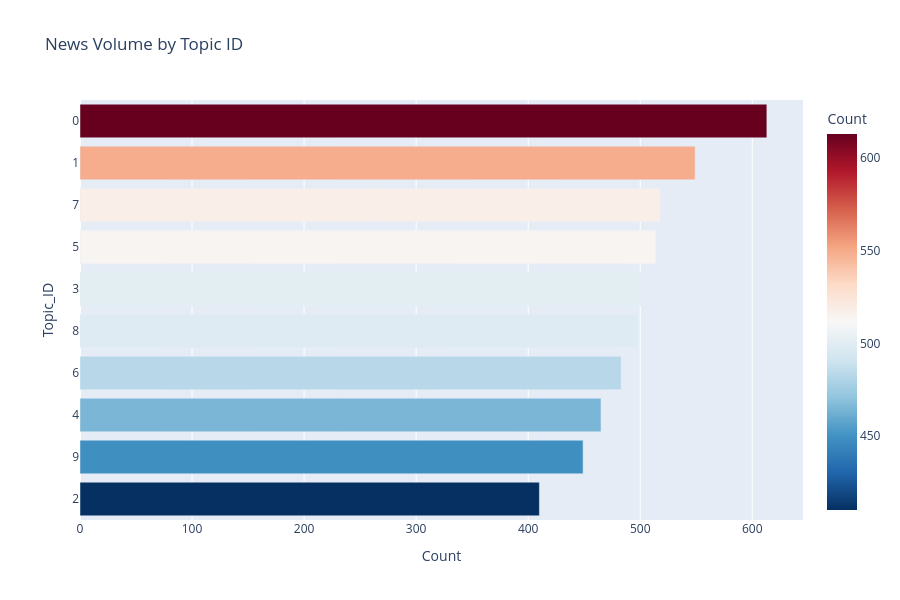

Source (notebook cell):
### Markdown cell above
## 2. Topic Distribution
This chart displays the volume of news within each numerical topic ID. It highlights the concentration of reporting across the modeled categories.

### Code cell
topic_data = df['dominant_topic'].value_counts().reset_index()
topic_data.columns = ['Topic_ID', 'Count']
topic_data['Topic_ID'] = topic_data['Topic_ID'].astype(str)

fig_topics = px.bar(
    topic_data, 
    x='Count', 
    y='Topic_ID', 
    orientation='h',
    title='News Volume by Topic ID',
    color='Count',
    color_continuous_scale='RdBu_r'
)
fig_topics.update_layout(yaxis={'categoryorder':'total ascending'}, height=600)
fig_topics.show()

### Figure 1 — Plotly figure (JSON) as saved in the notebook; plotly's stock layout.template omitted (floating-point values rounded to 4 significant figures)
{"data": [{"hovertemplate": "Count=%{marker.color}<br>Topic_ID=%{y}<extra></extra>", "legendgroup": "", "marker": {"color": [613, 549, 518, 514, 501, 498, 483, 465, 449, 410], "coloraxis": "coloraxis", "pattern": {"shape": ""}}, "name": "", "orientation": "h", "showlegend": false, "textposition": "auto", "type": "bar", "x": [613, 549, 518, 514, 501, 498, 483, 465, 449, 410], "xaxis": "x", "y": ["0", "1", "7", "5", "3", "8", "6", "4", "9", "2"], "yaxis": "y"}], "layout": {"barmode": "relative", "coloraxis": {"colorbar": {"title": {"text": "Count"}}, "colorscale": [[0, "rgb(5,48,97)"], [0.1, "rgb(33,102,172)"], [0.2, "rgb(67,147,195)"], [0.3, "rgb(146,197,222)"], [0.4, "rgb(209,229,240)"], [0.5, "rgb(247,247,247)"], [0.6, "rgb(253,219,199)"], [0.7, "rgb(244,165,130)"], [0.8, "rgb(214,96,77)"], [0.9, "rgb(178,24,43)"], [1, "rgb(103,0,31)"]]}, "height": 600, "legend": {"tracegroupgap": 0}, "title": {"text": "News Volume by Topic ID"}, "xaxis": {"anchor": "y", "domain": [0, 1], "title": {"text": "Count"}}, "yaxis": {"anchor": "x", "categoryorder": "total ascending", "domain": [0, 1], "title": {"text": "Topic_ID"}}}}
